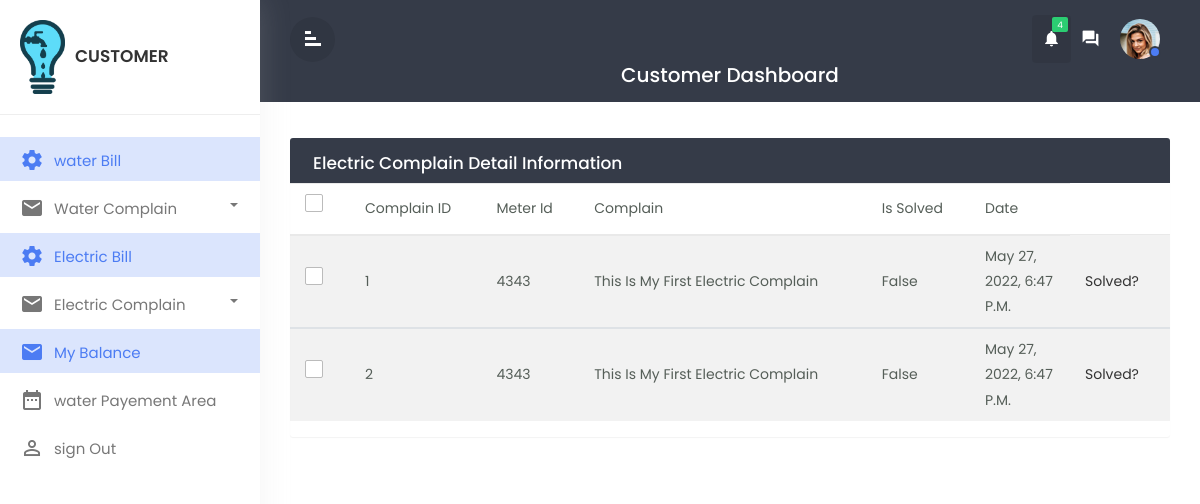
/viewelectriccomplain/ (signed in), run on an earlier commit of the app's database.
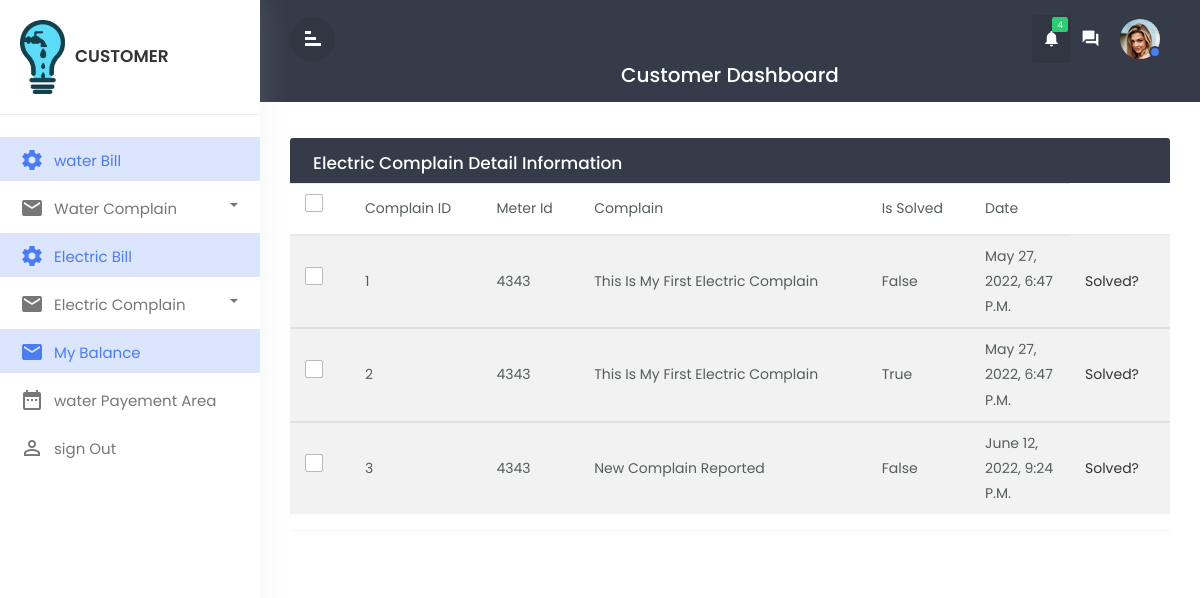
And on a later commit of the database.
### electric/models.py (models this page shows, shortened)
class ElectricComplain(models.Model):
    meter_id = models.ForeignKey(on_delete=models.CASCADE, to=ElectricCustomer)
    complain = models.TextField()
    date = models.DateTimeField(default=timezone.now)
    is_solved = models.BooleanField(max_length=50,default=False )
    phone_number=models.IntegerField(null=True)
    assigned_to =models.ForeignKey(ElectricTechnician,null=True,max_length=100, on_delete=models.CASCADE,)
    tec_reported=models.BooleanField(max_length=50,default=False)
    class Meta:
        db_table = "electric_complain"

### electric/views.py (the view)
# urls.py: path('viewelectriccomplain/',views.viewelectriccomplain,name='viewelectriccomplain'),
def viewelectriccomplain(request):
    x=request.user.username
    print(x)
    y= ElectricCustomer.objects.get(username=x)
    m=y.meter_id
    electriccomplaindata = ElectricComplain.objects.filter(meter_id_id =y)
    context = {
            'electriccomplaindata': electriccomplaindata
        }
    return render(request,'customer/viewelectriccomplain.html',context)

### templates/customer/viewelectriccomplain.html (shortened to what this page needs)
{% extends 'customer/customerbase.html' %}
{% block content %}
<div id="mymain" class="main-content">
    <div class="row">
    <div class="col-md-12">
        <div class="table-wrapper">
        <div class="table-title">
            <div class="row">
                <div class="col-sm-6 p-0 flex justify-content-lg-start justify-content-center">
                <h2 class="ml-lg-2">Electric Complain Detail Information</h2>
                </div>
            </div>
        </div>
        <table class="table table-striped table-hover">
            <thead>
                <tr>
                <th><span class="custom-checkbox">
                <label for="selectAll"></label></th>
                <th>Complain ID</th>
                <th>Meter Id</th>
                <th>Complain</th>
                <th>Is Solved</th>
                <th>Date</th>
                </tr>
            </thead>
            {% for data in electriccomplaindata %}
            <tbody>
                <tr>
                <th><span class="custom-checkbox">
                <label for="checkbox1"></label></th>
                <th>{{data.id}}</th>
                <th>{{data.meter_id_id}}</th>
                <th>{{data.complain}}</th>
                <th>{{data.is_solved}}</th>
                <th>{{data.date}}</th>
                <th>
                <a href="{% url 'solve_complain' data.id %}">solved?</a>
                </th>
                </tr>
            </tbody>
            {%endfor%}
        </table>
        </div>
    </div>
    </div>
</div>
{% endblock content %}

What changed in the data, as far as the page shows it:
changed ElectricComplain id 2: is_solved "False" → "True"
added ElectricComplain: id "3", meter_id_id "4343", complain "New Complain Reported", is_solved "False", date "June 12, 2022, 9:24 P.m."
